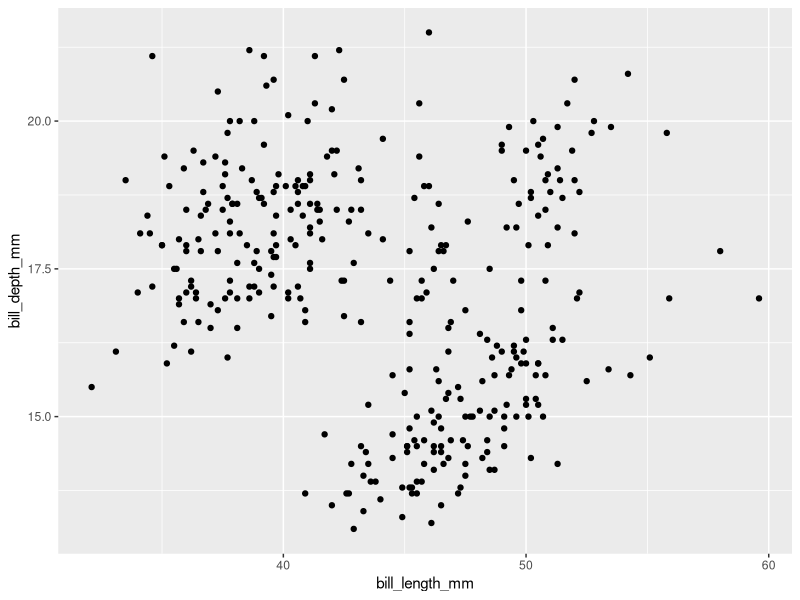
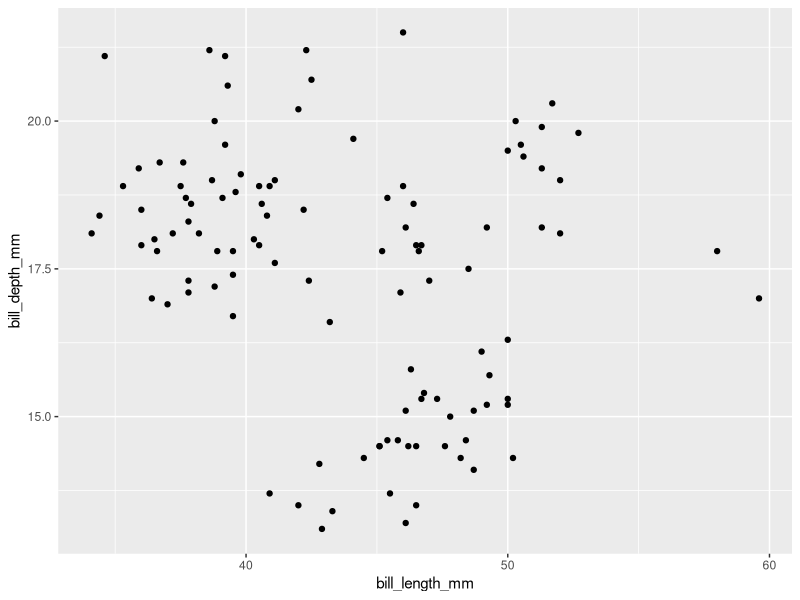
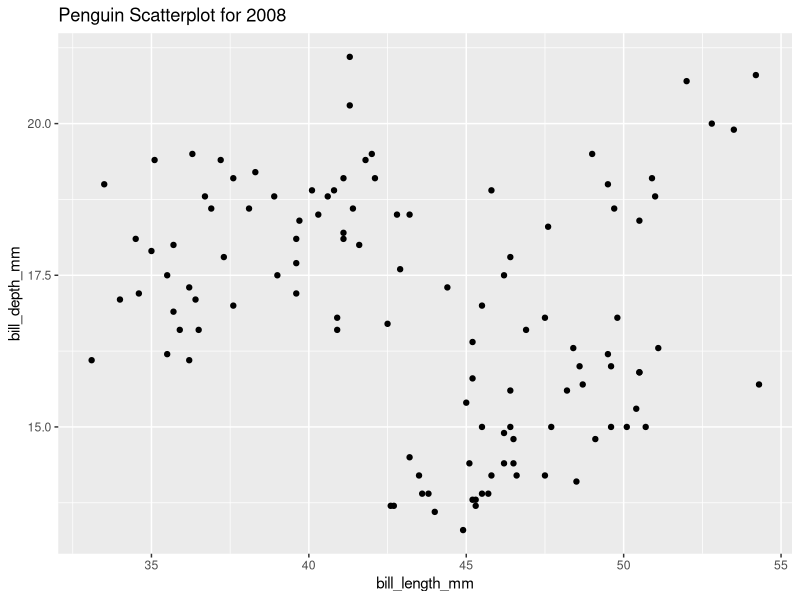

R code for these plots, in order:
library(tidyverse)
library(palmerpenguins)

# The code below will make a scatterplot showing bill length on the x axis and bill depth on the y axis.

penguins %>% 
  ggplot(aes(bill_length_mm,
             bill_depth_mm)) +
  geom_point()

# This code does the same thing, but only for penguins in 2007.

penguins %>% 
  filter(year == 2007) %>% 
  ggplot(aes(bill_length_mm,
             bill_depth_mm)) +
  geom_point()

# Add to the code below to make a function that will make a scatterplot for any year.

penguin_scatterplot <- function(year_filter) {
  
  penguins %>% 
    filter(year == year_filter) %>% 
    ggplot(aes(bill_length_mm,
               bill_depth_mm)) +
    geom_point() +
    labs(title = str_glue("Penguin Scatterplot for {year_filter}"))
  
}

penguin_scatterplot(year_filter = 2008)
